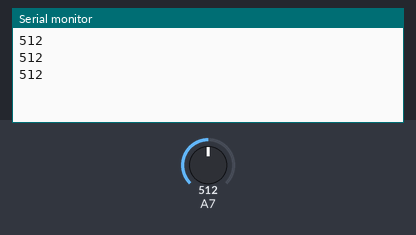
A sketch run on a simulated Arduino Nano, built with avr-gcc and run on an emulated ATmega328P. On the bench: the last lines printed to the serial monitor. The test bench sets the inputs (shaded band); at power-on: A7 = 512.

Above: at 1.3 s.
1.4 s: A7 set to 716
At 1.9 s:
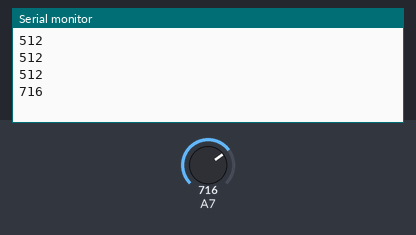
2.9 s: A7 set to 900
At 3.4 s:
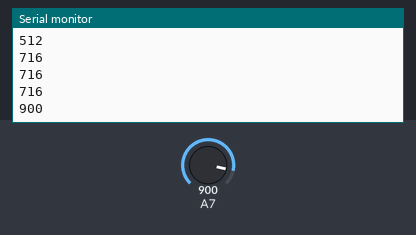
Timing chart, 0 to 5.9 s (numbered marks = the images above; inputs shaded):
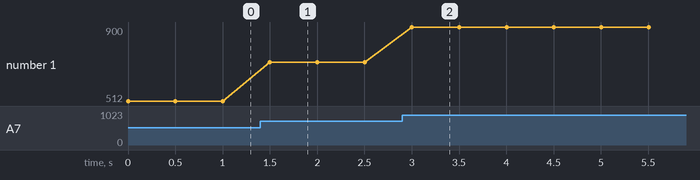

The sketch:

PRINT_ANALOG_VALUE.ino
```cpp
int a;
void setup() {
  // put your setup code here, to run once:
pinMode(A7,INPUT);
Serial.begin(9600);
}

void loop() {
  a = analogRead(A7);
 Serial.println(a);
 delay(500);

}
```

Measured:
- after the input at 1.4 s, the serial monitor: prints a new line after 0.10 s (image 1)
- after the input at 2.9 s, the serial monitor: prints a new line after 0.10 s (image 2)
- plotted number 1: 512 → 716 after the input at 1.4 s, 716 → 900 after the input at 2.9 s
